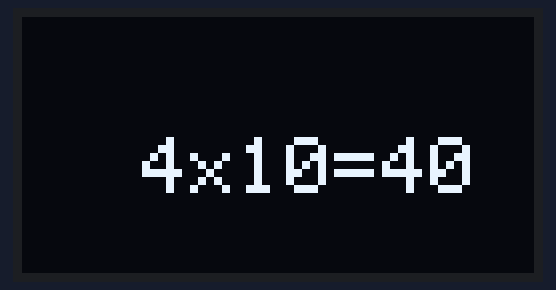
The sketch below on a simulated Arduino Uno, built with avr-gcc and run on an emulated ATmega328P. On the bench: 128×64 one-colour display.

Above: at 0.1 s.

The sketch:

OPERACAO_MATEMATICA_ARDUINO.ino
```cpp
#include <Wire.h>
#include <Adafruit_GFX.h>
#include <Adafruit_SH1106.h>

#define OLED_RESET -1
Adafruit_SH1106 display(OLED_RESET);

void setup() {
  Serial.begin(9600);
  display.begin(SH1106_SWITCHCAPVCC, 0x3C);}

void loop() {
  display.clearDisplay();

  display.setTextSize(2);
  display.setTextColor(WHITE);
  display.setCursor(30, 30);
  display.print("4x10=40");

  display.display();
  delay(2000);}
```
